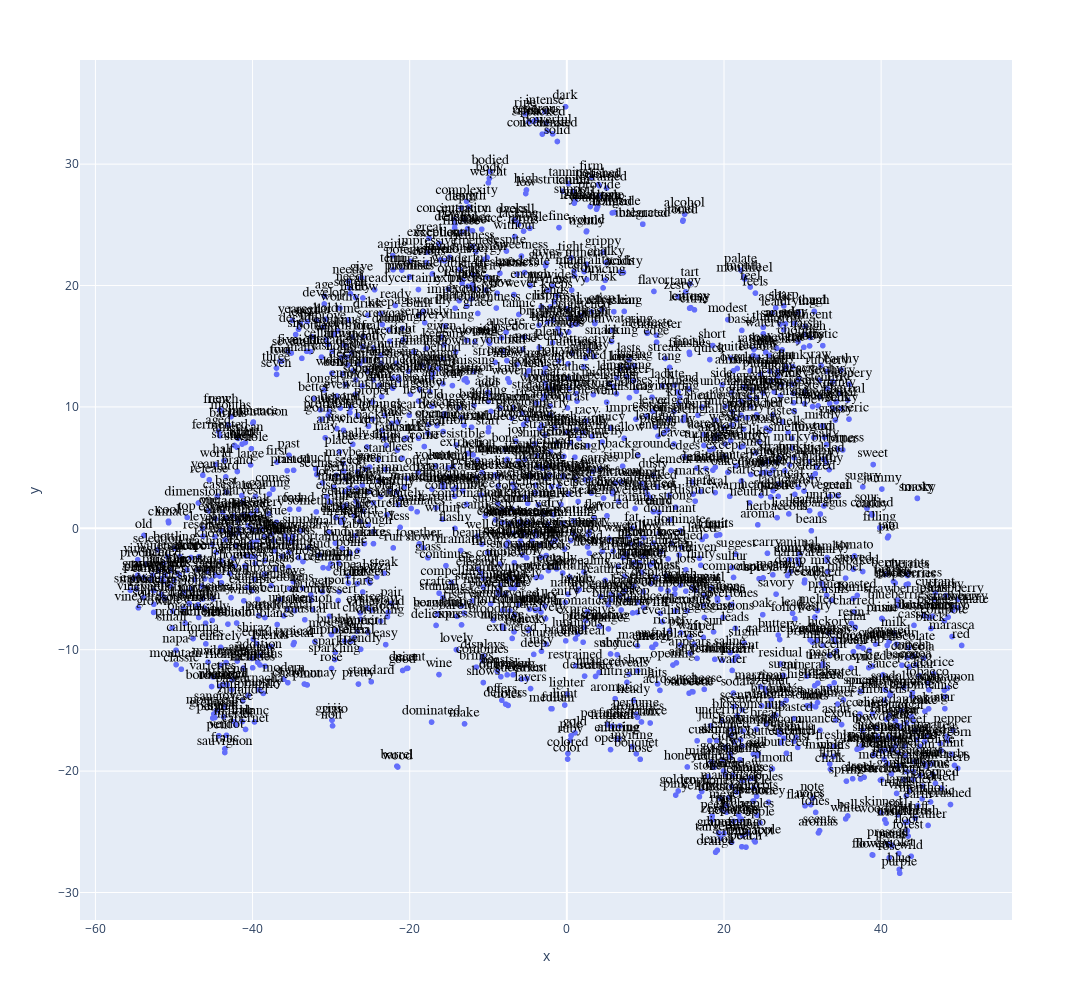

Notebook cell for this chart:
### Code cell
px.scatter(X.reset_index(), 'x', 'y', 
        text='term_str', 
        # color='pos_max', 
        hover_name='term_str',          
        height=1000,
        width=1200)\
    .update_traces(
        mode='markers+text', 
        textfont=dict(color='black', size=14, family='Arial'),
        textposition='top center')

### Figure 1 — Plotly figure (JSON) as saved in the notebook; plotly's stock layout.template omitted (floating-point values rounded to 4 significant figures; data arrays with more than 128 entries replaced by an {"elided": "..."} marker saying what was removed)
{"data": [{"hovertemplate": "<b>%{hovertext}</b><br><br>x=%{x}<br>y=%{y}<br>term_str=%{text}<extra></extra>", "hovertext": {"elided": "1599 str values"}, "legendgroup": "", "marker": {"color": "#636efa", "symbol": "circle"}, "mode": "markers+text", "name": "", "showlegend": false, "text": {"elided": "1599 str values"}, "textfont": {"color": "black", "family": "Arial", "size": 14}, "textposition": "top center", "type": "scattergl", "x": {"elided": "1599 float values"}, "xaxis": "x", "y": {"elided": "1599 float values"}, "yaxis": "y"}], "layout": {"height": 1000, "legend": {"tracegroupgap": 0}, "margin": {"t": 60}, "width": 1200, "xaxis": {"anchor": "y", "domain": [0, 1], "title": {"text": "x"}}, "yaxis": {"anchor": "x", "domain": [0, 1], "title": {"text": "y"}}}}
